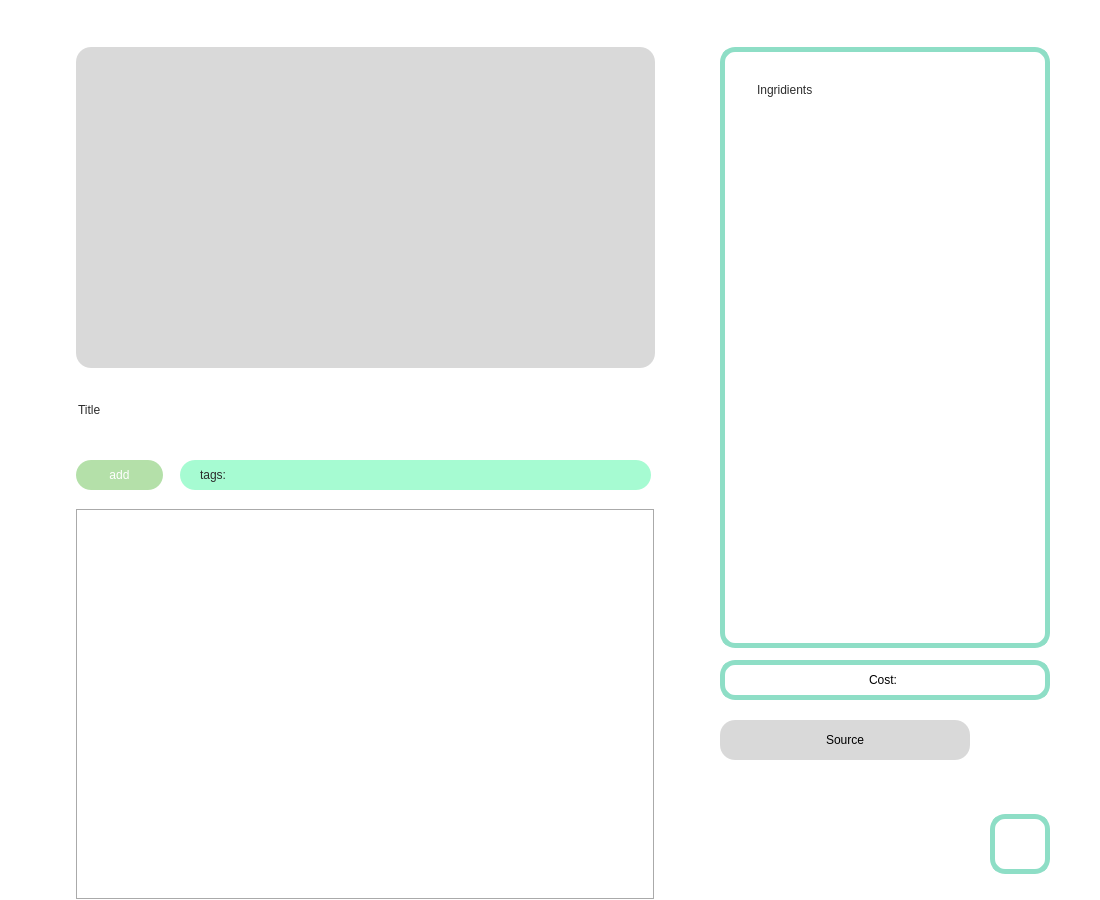
<?xml version="1.0" encoding="UTF-8"?>
<ui version="4.0">
 <class>Dialog</class>
 <widget class="QDialog" name="Dialog">
  <property name="geometry">
   <rect>
    <x>0</x>
    <y>0</y>
    <width>1100</width>
    <height>900</height>
   </rect>
  </property>
  <property name="font">
   <font>
    <family>Leelawadee UI</family>
   </font>
  </property>
  <property name="windowTitle">
   <string>Dialog</string>
  </property>
  <property name="toolTipDuration">
   <number>-1</number>
  </property>
  <property name="autoFillBackground">
   <bool>false</bool>
  </property>
  <property name="styleSheet">
   <string notr="true">background-color: rgb(255, 255, 255);</string>
  </property>
  <widget class="QScrollArea" name="scrollArea">
   <property name="geometry">
    <rect>
     <x>0</x>
     <y>0</y>
     <width>675</width>
     <height>900</height>
    </rect>
   </property>
   <property name="frameShape">
    <enum>QFrame::NoFrame</enum>
   </property>
   <property name="verticalScrollBarPolicy">
    <enum>Qt::ScrollBarAsNeeded</enum>
   </property>
   <property name="widgetResizable">
    <bool>true</bool>
   </property>
   <widget class="QWidget" name="scrollAreaWidgetContents">
    <property name="geometry">
     <rect>
      <x>0</x>
      <y>0</y>
      <width>675</width>
      <height>900</height>
     </rect>
    </property>
    <property name="focusPolicy">
     <enum>Qt::NoFocus</enum>
    </property>
    <widget class="QPushButton" name="image_btn">
     <property name="geometry">
      <rect>
       <x>76</x>
       <y>47</y>
       <width>579</width>
       <height>321</height>
      </rect>
     </property>
     <property name="styleSheet">
      <string notr="true">background-color: rgb(217, 217, 217);
border-radius: 15px;
</string>
     </property>
     <property name="text">
      <string/>
     </property>
     <property name="icon">
      <iconset>
       <normaloff>pictures/plus-lg 9.png</normaloff>pictures/plus-lg 9.png</iconset>
     </property>
     <property name="iconSize">
      <size>
       <width>93</width>
       <height>90</height>
      </size>
     </property>
    </widget>
    <widget class="QLineEdit" name="title">
     <property name="geometry">
      <rect>
       <x>76</x>
       <y>390</y>
       <width>579</width>
       <height>40</height>
      </rect>
     </property>
     <property name="styleSheet">
      <string notr="true">font: 34pt &quot;Leelawadee UI&quot;;
background-color: rgb(255, 255, 255);
color: rgb(44, 44, 44);</string>
     </property>
     <property name="inputMask">
      <string/>
     </property>
     <property name="text">
      <string>Title</string>
     </property>
     <property name="frame">
      <bool>false</bool>
     </property>
     <property name="cursorPosition">
      <number>5</number>
     </property>
    </widget>
    <widget class="QTextEdit" name="main_text">
     <property name="geometry">
      <rect>
       <x>76</x>
       <y>509</y>
       <width>579</width>
       <height>391</height>
      </rect>
     </property>
     <property name="styleSheet">
      <string notr="true">font: 16pt &quot;Leelawadee UI&quot;;
</string>
     </property>
     <property name="frameShape">
      <enum>QFrame::Box</enum>
     </property>
     <property name="verticalScrollBarPolicy">
      <enum>Qt::ScrollBarAsNeeded</enum>
     </property>
     <property name="horizontalScrollBarPolicy">
      <enum>Qt::ScrollBarAlwaysOff</enum>
     </property>
     <property name="sizeAdjustPolicy">
      <enum>QAbstractScrollArea::AdjustToContents</enum>
     </property>
     <property name="autoFormatting">
      <set>QTextEdit::AutoBulletList</set>
     </property>
     <property name="documentTitle">
      <string/>
     </property>
     <property name="undoRedoEnabled">
      <bool>true</bool>
     </property>
    </widget>
    <widget class="QPushButton" name="add_btn">
     <property name="geometry">
      <rect>
       <x>76</x>
       <y>460</y>
       <width>87</width>
       <height>30</height>
      </rect>
     </property>
     <property name="styleSheet">
      <string notr="true">font: 75 13pt &quot;Leelawadee UI&quot;;
background-color: rgb(180, 224, 169);
border-radius: 15px;
color: rgb(255, 255, 255);</string>
     </property>
     <property name="text">
      <string>add</string>
     </property>
     <property name="icon">
      <iconset>
       <normaloff>pictures/bold plus.png</normaloff>pictures/bold plus.png</iconset>
     </property>
    </widget>
    <widget class="QPushButton" name="add_btn_2">
     <property name="geometry">
      <rect>
       <x>180</x>
       <y>460</y>
       <width>471</width>
       <height>30</height>
      </rect>
     </property>
     <property name="styleSheet">
      <string notr="true">font: 13pt &quot;Leelawadee UI&quot;;
background-color: rgb(166, 251, 210);
border-radius: 15px;
text-align: left;
padding-left: 20px;
padding-right: 20px;
color: rgb(44, 44, 44);</string>
     </property>
     <property name="text">
      <string>tags: </string>
     </property>
    </widget>
   </widget>
  </widget>
  <widget class="QLabel" name="ingr_border">
   <property name="geometry">
    <rect>
     <x>720</x>
     <y>47</y>
     <width>330</width>
     <height>601</height>
    </rect>
   </property>
   <property name="styleSheet">
    <string notr="true">border: 5px solid rgb(142, 222, 198);
border-radius: 15px;</string>
   </property>
   <property name="text">
    <string/>
   </property>
  </widget>
  <widget class="QLabel" name="ingr_lable">
   <property name="geometry">
    <rect>
     <x>757</x>
     <y>65</y>
     <width>251</width>
     <height>50</height>
    </rect>
   </property>
   <property name="styleSheet">
    <string notr="true">font: 28pt &quot;Leelawadee UI&quot;;
color: rgb(44, 44, 44);</string>
   </property>
   <property name="text">
    <string>Ingridients</string>
   </property>
  </widget>
  <widget class="QTextEdit" name="ingridients">
   <property name="geometry">
    <rect>
     <x>757</x>
     <y>120</y>
     <width>255</width>
     <height>511</height>
    </rect>
   </property>
   <property name="styleSheet">
    <string notr="true">font: 16pt &quot;Leelawadee UI&quot;;</string>
   </property>
   <property name="frameShape">
    <enum>QFrame::NoFrame</enum>
   </property>
   <property name="autoFormatting">
    <set>QTextEdit::AutoAll</set>
   </property>
  </widget>
  <widget class="QPushButton" name="source_btn">
   <property name="geometry">
    <rect>
     <x>720</x>
     <y>720</y>
     <width>250</width>
     <height>40</height>
    </rect>
   </property>
   <property name="styleSheet">
    <string notr="true">background-color: rgb(217, 217, 217);
font: 16pt &quot;Leelawadee UI&quot;;
border-radius: 15px;</string>
   </property>
   <property name="text">
    <string>Source</string>
   </property>
  </widget>
  <widget class="QPushButton" name="delete_btn">
   <property name="geometry">
    <rect>
     <x>1004</x>
     <y>720</y>
     <width>30</width>
     <height>30</height>
    </rect>
   </property>
   <property name="styleSheet">
    <string notr="true">border: 1px solid rgb(255, 255, 255);</string>
   </property>
   <property name="text">
    <string/>
   </property>
   <property name="icon">
    <iconset>
     <normaloff>pictures/trash3 1.png</normaloff>pictures/trash3 1.png</iconset>
   </property>
   <property name="iconSize">
    <size>
     <width>30</width>
     <height>30</height>
    </size>
   </property>
   <property name="autoDefault">
    <bool>true</bool>
   </property>
  </widget>
  <widget class="QPushButton" name="commit_btn">
   <property name="geometry">
    <rect>
     <x>990</x>
     <y>814</y>
     <width>60</width>
     <height>60</height>
    </rect>
   </property>
   <property name="styleSheet">
    <string notr="true">border: 5px solid rgb(142, 222, 198);
background-color: rgb(255, 255, 255);
border-radius: 15px;</string>
   </property>
   <property name="text">
    <string/>
   </property>
   <property name="icon">
    <iconset>
     <normaloff>pictures/check2 1.png</normaloff>pictures/check2 1.png</iconset>
   </property>
   <property name="iconSize">
    <size>
     <width>35</width>
     <height>35</height>
    </size>
   </property>
  </widget>
  <widget class="QLineEdit" name="cost_line">
   <property name="geometry">
    <rect>
     <x>720</x>
     <y>660</y>
     <width>330</width>
     <height>40</height>
    </rect>
   </property>
   <property name="styleSheet">
    <string notr="true">border: 5px solid rgb(142, 222, 198);
border-radius: 15px;
font: 16pt &quot;Leelawadee UI&quot;;</string>
   </property>
   <property name="inputMask">
    <string/>
   </property>
   <property name="text">
    <string>Cost: </string>
   </property>
   <property name="alignment">
    <set>Qt::AlignCenter</set>
   </property>
  </widget>
  <zorder>scrollArea</zorder>
  <zorder>ingr_border</zorder>
  <zorder>ingr_lable</zorder>
  <zorder>ingridients</zorder>
  <zorder>delete_btn</zorder>
  <zorder>commit_btn</zorder>
  <zorder>cost_line</zorder>
  <zorder>source_btn</zorder>
 </widget>
 <resources/>
 <connections/>
</ui>
